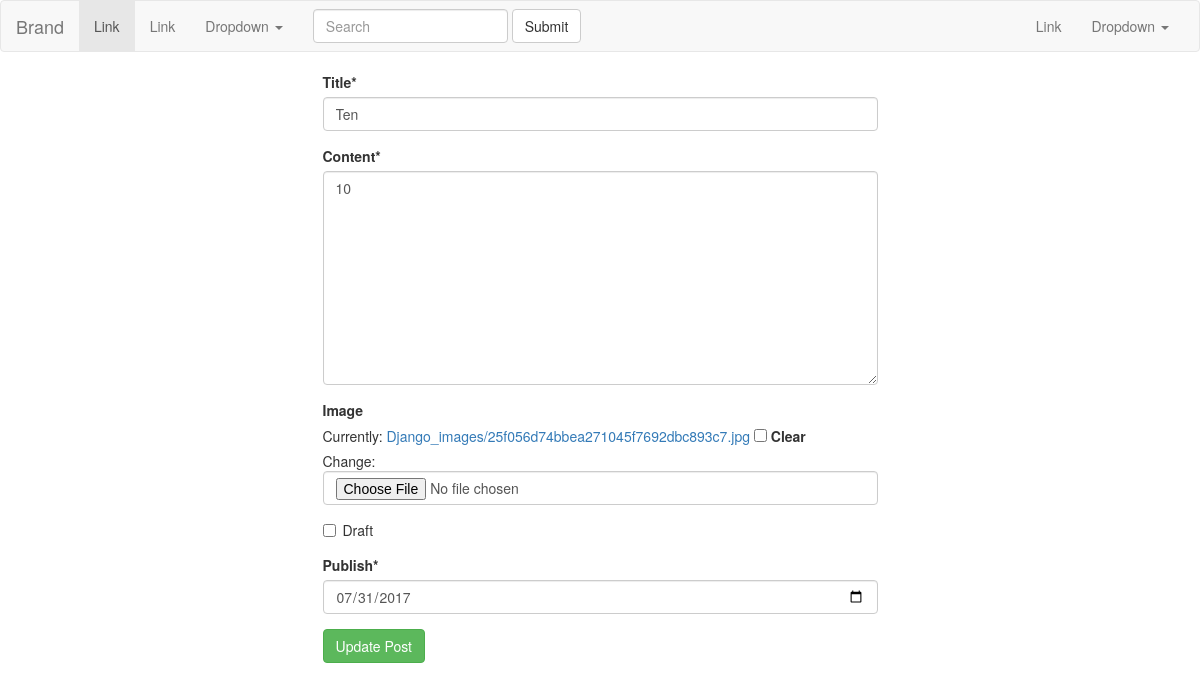
Page /posts/update/ten/ (signed in) on the committed database.
### posts/models.py (models this page shows, shortened)
class Post(models.Model):
	author = models.ForeignKey(User,default=1)
	title = models.CharField(max_length=50)
	image = models.ImageField(null=True , blank=True,upload_to="Django_images")
	content = models.TextField()
	draft = models.BooleanField(default=False)
	publish = models.DateField()
	updated = models.DateTimeField(auto_now=True)
	timestamp = models.DateTimeField(auto_now_add=True)
	slug = models.SlugField(unique=True , null=True)
	class Meta:
		ordering =['-timestamp' ,'-updated']

### posts/views.py (the view)
# urls.py: url(r'^update/(?P<slug>[-\w]+)/$', views.post_update, name = "update"),
def post_update(request,slug):
	if not (request.user.is_staff or request.user.is_superuser):
		raise Http404
	post_object = get_object_or_404(Post , slug=slug)
	form = PostForm(request.POST or None , request.FILES or None ,instance=post_object)
	if form.is_valid():
		form.save()
		return redirect ("posts:list")
	context = {
		"form":form,
		"post_object":post_object,
	}
	return render(request,'post_update.html',context)

### posts/forms.py
class PostForm(forms.ModelForm):
	class Meta:
		model = Post
		fields =['title','content' , 'image','draft','publish']
		widgets = {
		'publish':forms.DateInput(attrs={"type":"date"}),
		}

### posts/templates/post_update.html (shortened to what this page needs)
{% extends "base.html" %}
{% load crispy_forms_tags %}
{% block content %}
  <div class="row">
	<div class="col-sm-6 col-sm-offset-3">
	<form method="Post" action="{% url 'posts:update' slug=post_object.slug %}" enctype="multipart/form-data">
		{{form|crispy}}
		<input type="submit" value=" Update Post" class="btn btn-success">
	</form>
		</div>
</div>
{% endblock content %}

### rows in the picture
Post: title "Ten", content "10", publish "07/31/2017"
